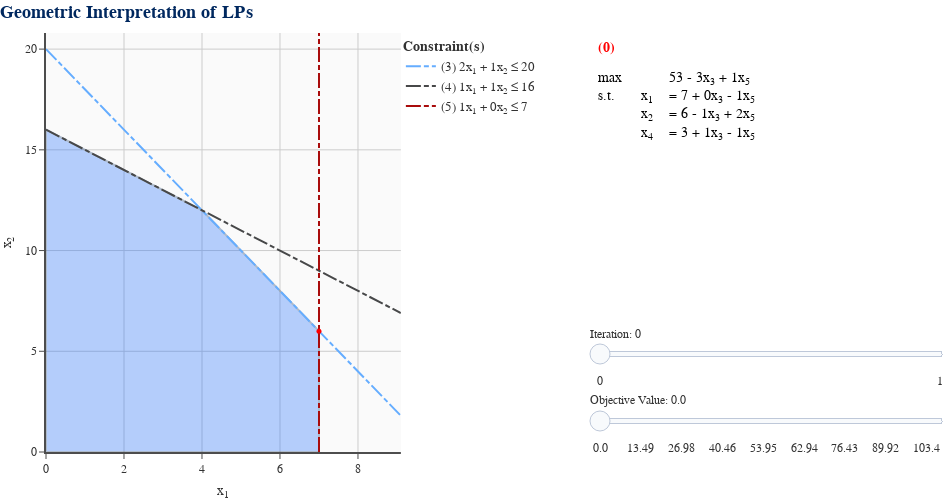

Here is the notebook cell this chart was saved with:
### Markdown cell above
We have seen how the simplex algorithm transforms an LP from one dictionary form to another. Each dictionary form has a corresponding dictionary defined by the variables on the LHS of the constraints. Furthermore, each dictionary form has a corresponding feasible solution obtained by setting all non-dictionary variables to 0 and the dictionary variables to the constants on the RHS. In this section, we will explore the geometric interpretation of a dictionary.

### Code cell
lp = ex.ALL_INTEGER_2D_LP # get LP example
simplex_visual(lp, initial_solution=np.array([[0],[0],[0],[0],[0]])).show() # visualize it

### Figure 1 — Plotly figure (JSON) as saved in the notebook; plotly's stock layout.template omitted (floating-point values rounded to 4 significant figures)
{"data": [{"hoverinfo": "skip", "marker": {"color": "white", "opacity": 1e-07, "size": 0}, "mode": "markers", "showlegend": false, "type": "scatter", "x": [9.1], "y": [20.8]}, {"fill": "toself", "fillcolor": "#1469FE", "hoverinfo": "none", "line": {"color": "#00285F", "width": 2}, "mode": "lines", "opacity": 0.3, "showlegend": false, "type": "scatter", "x": [0, 7, 7, 4, 0, 0], "y": [0, 0, 6, 12, 16, 0]}, {"hoverinfo": "skip", "line": {"color": "#65ADFF", "dash": "15,3,5,3", "width": 2}, "mode": "lines", "name": "(3) 2x<sub>1</sub> + 1x<sub>2</sub> ≤ 20", "showlegend": true, "type": "scatter", "visible": true, "x": [0, 9.1], "y": [20, 1.8]}, {"hoverinfo": "skip", "line": {"color": "#474849", "dash": "15,3,5,3", "width": 2}, "mode": "lines", "name": "(4) 1x<sub>1</sub> + 1x<sub>2</sub> ≤ 16", "showlegend": true, "type": "scatter", "visible": true, "x": [0, 9.1], "y": [16, 6.9]}, {"hoverinfo": "skip", "line": {"color": "#A90C0C", "dash": "15,3,5,3", "width": 2}, "mode": "lines", "name": "(5) 1x<sub>1</sub> + 0x<sub>2</sub> ≤ 7", "showlegend": true, "type": "scatter", "visible": true, "x": [7, 7], "y": [0, 20.8]}, {"hoverinfo": "text", "hoverlabel": {"bgcolor": "#FAFAFA", "bordercolor": "#323232", "font": {"color": "#323232", "family": "Arial"}}, "marker": {"color": "gray", "opacity": 1e-07, "size": 20}, "mode": "markers", "showlegend": false, "text": ["<b>BFS</b>: (0, 0, 20, 16, 7)<br><b>B</b>: (3, 4, 5)<br><b>Obj</b>: 0", "<b>BFS</b>: (0, 16, 4, 0, 7)<br><b>B</b>: (2, 3, 5)<br><b>Obj</b>: 48", "<b>BFS</b>: (4, 12, 0, 0, 3)<br><b>B</b>: (1, 2, 3, 4, 5)<br><b>Obj</b>: 56", "<b>BFS</b>: (7, 0, 6, 9, 0)<br><b>B</b>: (1, 3, 4)<br><b>Obj</b>: 35", "<b>BFS</b>: (7, 6, 0, 3, 0)<br><b>B</b>: (1, 2, 4)<br><b>Obj</b>: 53"], "type": "scatter", "x": [0, 0, 4.0, 7, 7], "y": [0, 16, 12, 0, 6.0]}, {"hoverinfo": "skip", "line": {"color": "red", "width": 4}, "mode": "lines", "showlegend": false, "type": "scatter", "visible": false, "x": [0, 9.1], "y": [0, -15.17]}, {"hoverinfo": "skip", "line": {"color": "red", "width": 4}, "mode": "lines", "showlegend": false, "type": "scatter", "visible": false, "x": [0, 9.1], "y": [1.5, -13.67]}, {"hoverinfo": "skip", "line": {"color": "red", "width": 4}, "mode": "lines", "showlegend": false, "type": "scatter", "visible": false, "x": [0, 9.1], "y": [2.997, -12.17]}, {"hoverinfo": "skip", "line": {"color": "red", "width": 4}, "mode": "lines", "showlegend": false, "type": "scatter", "visible": false, "x": [0, 9.1], "y": [4.497, -10.67]}, {"hoverinfo": "skip", "line": {"color": "red", "width": 4}, "mode": "lines", "showlegend": false, "type": "scatter", "visible": false, "x": [0, 9.1], "y": [5.993, -9.173]}, {"hoverinfo": "skip", "line": {"color": "red", "width": 4}, "mode": "lines", "showlegend": false, "type": "scatter", "visible": false, "x": [0, 9.1], "y": [7.493, -7.673]}, {"hoverinfo": "skip", "line": {"color": "red", "width": 4}, "mode": "lines", "showlegend": false, "type": "scatter", "visible": false, "x": [0, 9.1], "y": [8.993, -6.173]}, {"hoverinfo": "skip", "line": {"color": "red", "width": 4}, "mode": "lines", "showlegend": false, "type": "scatter", "visible": false, "x": [0, 9.1], "y": [10.49, -4.677]}, {"hoverinfo": "skip", "line": {"color": "red", "width": 4}, "mode": "lines", "showlegend": false, "type": "scatter", "visible": false, "x": [0, 9.1], "y": [11.99, -3.177]}, {"hoverinfo": "skip", "line": {"color": "red", "width": 4}, "mode": "lines", "showlegend": false, "type": "scatter", "visible": false, "x": [0, 9.1], "y": [13.49, -1.68]}, {"hoverinfo": "skip", "line": {"color": "red", "width": 4}, "mode": "lines", "showlegend": false, "type": "scatter", "visible": false, "x": [0, 9.1], "y": [14.99, -0.18]}, {"hoverinfo": "skip", "line": {"color": "red", "width": 4}, "mode": "lines", "showlegend": false, "type": "scatter", "visible": false, "x": [0, 9.1], "y": [16.48, 1.317]}, {"hoverinfo": "skip", "line": {"color": "red", "width": 4}, "mode": "lines", "showlegend": false, "type": "scatter", "visible": false, "x": [0, 9.1], "y": [17.98, 2.817]}, {"hoverinfo": "skip", "line": {"color": "red", "width": 4}, "mode": "lines", "showlegend": false, "type": "scatter", "visible": false, "x": [0, 9.1], "y": [18.67, 3.5]}, {"hoverinfo": "skip", "line": {"color": "red", "width": 4}, "mode": "lines", "showlegend": false, "type": "scatter", "visible": false, "x": [0, 9.1], "y": [19.48, 4.317]}, {"hoverinfo": "skip", "line": {"color": "red", "width": 4}, "mode": "lines", "showlegend": false, "type": "scatter", "visible": false, "x": [0, 9.1], "y": [20.98, 5.813]}, {"hoverinfo": "skip", "line": {"color": "red", "width": 4}, "mode": "lines", "showlegend": false, "type": "scatter", "visible": false, "x": [0, 9.1], "y": [22.48, 7.313]}, {"hoverinfo": "skip", "line": {"color": "red", "width": 4}, "mode": "lines", "showlegend": false, "type": "scatter", "visible": false, "x": [0, 9.1], "y": [23.98, 8.81]}, {"hoverinfo": "skip", "line": {"color": "red", "width": 4}, "mode": "lines", "showlegend": false, "type": "scatter", "visible": false, "x": [0, 9.1], "y": [25.48, 10.31]}, {"hoverinfo": "skip", "line": {"color": "red", "width": 4}, "mode": "lines", "showlegend": false, "type": "scatter", "visible": false, "x": [0, 9.1], "y": [26.98, 11.81]}, {"hoverinfo": "skip", "line": {"color": "red", "width": 4}, "mode": "lines", "showlegend": false, "type": "scatter", "visible": false, "x": [0, 9.1], "y": [28.47, 13.31]}, {"hoverinfo": "skip", "line": {"color": "red", "width": 4}, "mode": "lines", "showlegend": false, "type": "scatter", "visible": false, "x": [0, 9.1], "y": [29.97, 14.81]}, {"hoverinfo": "skip", "line": {"color": "red", "width": 4}, "mode": "lines", "showlegend": false, "type": "scatter", "visible": false, "x": [0, 9.1], "y": [31.47, 16.3]}, {"hoverinfo": "skip", "line": {"color": "red", "width": 4}, "mode": "lines", "showlegend": false, "type": "scatter", "visible": false, "x": [0, 9.1], "y": [32.97, 17.8]}, {"hoverinfo": "skip", "line": {"color": "red", "width": 4}, "mode": "lines", "showlegend": false, "type": "scatter", "visible": false, "x": [0, 9.1], "y": [34.47, 19.3]}, {"hoverinfo": "skip", "line": {"color": "red", "width": 4}, "mode": "lines", "showlegend": false, "type": "scatter", "visible": false, "x": [0, 9.1], "y": [35.97, 20.8]}, {"hoverinfo": "skip", "marker": {"color": "red", "opacity": 1, "size": 5}, "mode": "markers", "showlegend": false, "type": "scatter", "x": [7], "y": [6]}, {"hoverinfo": "skip", "line": {"color": "red", "width": 6}, "mode": "lines", "opacity": 1, "showlegend": false, "type": "scatter", "visible": false, "x": [7, 5.5], "y": [6, 9]}, {"hoverinfo": "skip", "line": {"color": "red", "width": 6}, "mode": "lines", "opacity": 1, "showlegend": false, "type": "scatter", "visible": false, "x": [7, 4], "y": [6, 12]}, {"cells": {"align": ["left", "right", "left"], "fill": {"color": "white"}, "font": {"color": [["black", "red", "black"], ["black", "black", "black"]], "size": 14}, "height": 25, "line": {"color": "white", "width": 1}, "values": [["max<br>s.t.<br> <br> "], [" <br>x<sub>1</sub><br>x<sub>2</sub><br>x<sub>4</sub>"], ["53 - 3x<sub>3</sub> + 1x<sub>5</sub><br>= 7 + 0x<sub>3</sub> - 1x<sub>5</sub><br>= 6 - 1x<sub>3</sub> + 2x<sub>5</sub><br>= 3 + 1x<sub>3</sub> - 1x<sub>5</sub>"]]}, "columnwidth": [0.1333, 0.06667, 0.8], "domain": {"x": [0.6053, 1], "y": [0, 1]}, "header": {"align": ["left", "right", "left"], "fill": {"color": "white"}, "font": {"color": ["red", "black"], "size": 14}, "height": 25, "line": {"color": "white", "width": 1}, "values": ["<b>(0)</b>", " ", " "]}, "type": "table"}, {"cells": {"align": ["left", "right", "left"], "fill": {"color": "white"}, "font": {"color": [["black", "red", "black"], ["black", "black", "black"]], "size": 14}, "height": 25, "line": {"color": "white", "width": 1}, "values": [["max<br>s.t.<br> <br> ", "<b>(0)</b>", "max<br>s.t.<br> <br> "], [" <br>x<sub>1</sub><br>x<sub>2</sub><br>x<sub>5</sub>", " ", " <br>x<sub>1</sub><br>x<sub>2</sub><br>x<sub>4</sub>"], ["56 - 2x<sub>3</sub> - 1x<sub>4</sub><br>= 4 - 1x<sub>3</sub> + 1x<sub>4</sub><br>= 12 + 1x<sub>3</sub> - 2x<sub>4</sub><br>= 3 + 1x<sub>3</sub> - 1x<sub>4</sub>", " ", "53 - 3x<sub>3</sub> + 1x<sub>5</sub><br>= 7 + 0x<sub>3</sub> - 1x<sub>5</sub><br>= 6 - 1x<sub>3</sub> + 2x<sub>5</sub><br>= 3 + 1x<sub>3</sub> - 1x<sub>5</sub>"]]}, "columnwidth": [0.1333, 0.06667, 0.8], "domain": {"x": [0.6053, 1], "y": [0, 1]}, "header": {"align": ["left", "right", "left"], "fill": {"color": "white"}, "font": {"color": ["red", "black"], "size": 14}, "height": 25, "line": {"color": "white", "width": 1}, "values": ["<b>(1)</b>", " ", " "]}, "type": "table", "visible": false}, {"cells": {"align": ["left", "right", "left"], "fill": {"color": "white"}, "font": {"color": [["black", "red", "black"], ["black", "black", "black"]], "size": 14}, "height": 25, "line": {"color": "white", "width": 1}, "values": [["max<br>s.t.<br> <br> "], [" <br>x<sub>1</sub><br>x<sub>2</sub><br>x<sub>5</sub>"], ["56 - 2x<sub>3</sub> - 1x<sub>4</sub><br>= 4 - 1x<sub>3</sub> + 1x<sub>4</sub><br>= 12 + 1x<sub>3</sub> - 2x<sub>4</sub><br>= 3 + 1x<sub>3</sub> - 1x<sub>4</sub>"]]}, "columnwidth": [0.1333, 0.06667, 0.8], "domain": {"x": [0.6053, 1], "y": [0, 1]}, "header": {"align": ["left", "right", "left"], "fill": {"color": "white"}, "font": {"color": ["red", "black"], "size": 14}, "height": 25, "line": {"color": "white", "width": 1}, "values": ["<b>(1)</b>", " ", " "]}, "type": "table", "visible": false}], "layout": {"font": {"color": "#323232", "family": "Arial"}, "height": 500, "legend": {"font": {"size": 13}, "title": {"font": {"size": 14}, "text": "<b>Constraint(s)</b>"}, "x": 0.3947, "xanchor": "left", "y": 1, "yanchor": "top"}, "margin": {"b": 0, "l": 0, "r": 0, "t": 33}, "paper_bgcolor": "white", "plot_bgcolor": "#FAFAFA", "scene": {"aspectmode": "cube", "domain": {"x": [0, 0.3947], "y": [0, 1]}, "xaxis": {"gridcolor": "#CCCCCC", "gridwidth": 1, "linecolor": "#4D4D4D", "linewidth": 2, "range": [0, 9.1], "rangemode": "tozero", "showspikes": false, "tickcolor": "#4D4D4D", "ticks": "outside", "title": {"text": "x<sub>1</sub>"}}, "yaxis": {"gridcolor": "#CCCCCC", "gridwidth": 1, "linecolor": "#4D4D4D", "linewidth": 2, "range": [0, 20.8], "rangemode": "tozero", "showspikes": false, "tickcolor": "#4D4D4D", "ticks": "outside", "title": {"text": "x<sub>2</sub>"}}, "zaxis": {"gridcolor": "#CCCCCC", "gridwidth": 1, "linecolor": "#4D4D4D", "linewidth": 2, "rangemode": "tozero", "showspikes": false, "tickcolor": "#4D4D4D", "ticks": "outside", "title": {"text": "x<sub>3</sub>"}}}, "sliders": [{"active": 0, "currentvalue": {"prefix": "Objective Value: "}, "len": 0.4, "lenmode": "fraction", "pad": {"b": 0, "l": 0, "r": 0, "t": 50}, "steps": [{"args": [{"visible": [null, null, true, true, true, null, true, false, false, false, false, false, false, false, false, false, false, false, false, false, false, false, false, false, false, false, false, false, false, false, false, false, null, false, false, null, false, false]}], "label": "0.0", "method": "update"}, {"args": [{"visible": [null, null, true, true, true, null, false, true, false, false, false, false, false, false, false, false, false, false, false, false, false, false, false, false, false, false, false, false, false, false, false, false, null, false, false, null, false, false]}], "label": "4.5", "method": "update"}, {"args": [{"visible": [null, null, true, true, true, null, false, false, true, false, false, false, false, false, false, false, false, false, false, false, false, false, false, false, false, false, false, false, false, false, false, false, null, false, false, null, false, false]}], "label": "8.99", "method": "update"}, {"args": [{"visible": [null, null, true, true, true, null, false, false, false, true, false, false, false, false, false, false, false, false, false, false, false, false, false, false, false, false, false, false, false, false, false, false, null, false, false, null, false, false]}], "label": "13.49", "method": "update"}, {"args": [{"visible": [null, null, true, true, true, null, false, false, false, false, true, false, false, false, false, false, false, false, false, false, false, false, false, false, false, false, false, false, false, false, false, false, null, false, false, null, false, false]}], "label": "17.98", "method": "update"}, {"args": [{"visible": [null, null, true, true, true, null, false, false, false, false, false, true, false, false, false, false, false, false, false, false, false, false, false, false, false, false, false, false, false, false, false, false, null, false, false, null, false, false]}], "label": "22.48", "method": "update"}, {"args": [{"visible": [null, null, true, true, true, null, false, false, false, false, false, false, true, false, false, false, false, false, false, false, false, false, false, false, false, false, false, false, false, false, false, false, null, false, false, null, false, false]}], "label": "26.98", "method": "update"}, {"args": [{"visible": [null, null, true, true, true, null, false, false, false, false, false, false, false, true, false, false, false, false, false, false, false, false, false, false, false, false, false, false, false, false, false, false, null, false, false, null, false, false]}], "label": "31.47", "method": "update"}, {"args": [{"visible": [null, null, true, true, true, null, false, false, false, false, false, false, false, false, true, false, false, false, false, false, false, false, false, false, false, false, false, false, false, false, false, false, null, false, false, null, false, false]}], "label": "35.97", "method": "update"}, {"args": [{"visible": [null, null, true, true, true, null, false, false, false, false, false, false, false, false, false, true, false, false, false, false, false, false, false, false, false, false, false, false, false, false, false, false, null, false, false, null, false, false]}], "label": "40.46", "method": "update"}, {"args": [{"visible": [null, null, true, true, true, null, false, false, false, false, false, false, false, false, false, false, true, false, false, false, false, false, false, false, false, false, false, false, false, false, false, false, null, false, false, null, false, false]}], "label": "44.96", "method": "update"}, {"args": [{"visible": [null, null, true, true, true, null, false, false, false, false, false, false, false, false, false, false, false, true, false, false, false, false, false, false, false, false, false, false, false, false, false, false, null, false, false, null, false, false]}], "label": "49.45", "method": "update"}, {"args": [{"visible": [null, null, true, true, true, null, false, false, false, false, false, false, false, false, false, false, false, false, true, false, false, false, false, false, false, false, false, false, false, false, false, false, null, false, false, null, false, false]}], "label": "53.95", "method": "update"}, {"args": [{"visible": [null, null, true, true, true, null, false, false, false, false, false, false, false, false, false, false, false, false, false, true, false, false, false, false, false, false, false, false, false, false, false, false, null, false, false, null, false, false]}], "label": "56.0", "method": "update"}, {"args": [{"visible": [null, null, true, true, true, null, false, false, false, false, false, false, false, false, false, false, false, false, false, false, true, false, false, false, false, false, false, false, false, false, false, false, null, false, false, null, false, false]}], "label": "58.45", "method": "update"}, {"args": [{"visible": [null, null, true, true, true, null, false, false, false, false, false, false, false, false, false, false, false, false, false, false, false, true, false, false, false, false, false, false, false, false, false, false, null, false, false, null, false, false]}], "label": "62.94", "method": "update"}, {"args": [{"visible": [null, null, true, true, true, null, false, false, false, false, false, false, false, false, false, false, false, false, false, false, false, false, true, false, false, false, false, false, false, false, false, false, null, false, false, null, false, false]}], "label": "67.44", "method": "update"}, {"args": [{"visible": [null, null, true, true, true, null, false, false, false, false, false, false, false, false, false, false, false, false, false, false, false, false, false, true, false, false, false, false, false, false, false, false, null, false, false, null, false, false]}], "label": "71.93", "method": "update"}, {"args": [{"visible": [null, null, true, true, true, null, false, false, false, false, false, false, false, false, false, false, false, false, false, false, false, false, false, false, true, false, false, false, false, false, false, false, null, false, false, null, false, false]}], "label": "76.43", "method": "update"}, {"args": [{"visible": [null, null, true, true, true, null, false, false, false, false, false, false, false, false, false, false, false, false, false, false, false, false, false, false, false, true, false, false, false, false, false, false, null, false, false, null, false, false]}], "label": "80.93", "method": "update"}, {"args": [{"visible": [null, null, true, true, true, null, false, false, false, false, false, false, false, false, false, false, false, false, false, false, false, false, false, false, false, false, true, false, false, false, false, false, null, false, false, null, false, false]}], "label": "85.42", "method": "update"}, {"args": [{"visible": [null, null, true, true, true, null, false, false, false, false, false, false, false, false, false, false, false, false, false, false, false, false, false, false, false, false, false, true, false, false, false, false, null, false, false, null, false, false]}], "label": "89.92", "method": "update"}, {"args": [{"visible": [null, null, true, true, true, null, false, false, false, false, false, false, false, false, false, false, false, false, false, false, false, false, false, false, false, false, false, false, true, false, false, false, null, false, false, null, false, false]}], "label": "94.41", "method": "update"}, {"args": [{"visible": [null, null, true, true, true, null, false, false, false, false, false, false, false, false, false, false, false, false, false, false, false, false, false, false, false, false, false, false, false, true, false, false, null, false, false, null, false, false]}], "label": "98.91", "method": "update"}, {"args": [{"visible": [null, null, true, true, true, null, false, false, false, false, false, false, false, false, false, false, false, false, false, false, false, false, false, false, false, false, false, false, false, false, true, false, null, false, false, null, false, false]}], "label": "103.4", "method": "update"}, {"args": [{"visible": [null, null, true, true, true, null, false, false, false, false, false, false, false, false, false, false, false, false, false, false, false, false, false, false, false, false, false, false, false, false, false, true, null, false, false, null, false, false]}], "label": "107.9", "method": "update"}], "tickcolor": "white", "ticklen": 0, "x": 0.6053, "xanchor": "left", "y": 0.01, "yanchor": "bottom"}, {"active": 0, "currentvalue": {"prefix": "Iteration: "}, "len": 0.4, "lenmode": "fraction", "pad": {"b": 0, "l": 0, "r": 0, "t": 0}, "steps": [{"args": [{"visible": [null, null, true, true, true, null, false, false, false, false, false, false, false, false, false, false, false, false, false, false, false, false, false, false, false, false, false, false, false, false, false, false, null, false, false, true, false, false]}], "label": "0", "method": "update"}, {"args": [{"visible": [null, null, true, true, true, null, false, false, false, false, false, false, false, false, false, false, false, false, false, false, false, false, false, false, false, false, false, false, false, false, false, false, null, true, false, false, true, false]}], "label": "", "method": "update"}, {"args": [{"visible": [null, null, true, true, true, null, false, false, false, false, false, false, false, false, false, false, false, false, false, false, false, false, false, false, false, false, false, false, false, false, false, false, null, true, true, false, false, true]}], "label": "1", "method": "update"}], "tickcolor": "white", "ticklen": 0, "x": 0.6053, "xanchor": "left", "y": 0.17, "yanchor": "bottom"}], "title": {"font": {"color": "#00285F", "size": 18}, "text": "<b>Geometric Interpretation of LPs</b>", "x": 0, "xanchor": "left", "y": 0.99, "yanchor": "top"}, "width": 950, "xaxis": {"domain": [0, 0.3947], "gridcolor": "#CCCCCC", "gridwidth": 1, "linecolor": "#4D4D4D", "linewidth": 2, "range": [0, 9.1], "rangemode": "tozero", "showspikes": false, "tickcolor": "#4D4D4D", "ticks": "outside", "title": {"text": "x<sub>1</sub>"}}, "yaxis": {"domain": [0, 1], "gridcolor": "#CCCCCC", "gridwidth": 1, "linecolor": "#4D4D4D", "linewidth": 2, "range": [0, 20.8], "rangemode": "tozero", "showspikes": false, "tickcolor": "#4D4D4D", "ticks": "outside", "title": {"text": "x<sub>2</sub>"}}}}
